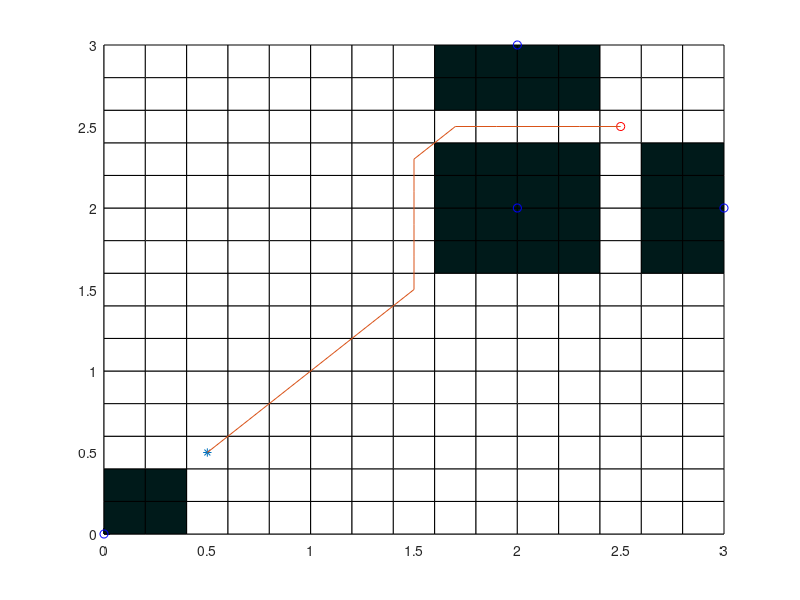

The MATLAB source for this figure:

function [pathPoints,Grids,Close] = AStarFind()
%   feasible solution available
%     obstlist = [0,0;1.5 2;2 1.5;2 3;2 2;3,2]; 
    %   feasible solution not available
    obstlist = [0,0;2 3;2 2;3,2];
    gres = 0.2;
    [minx,miny,obmap] = CalcObstMap(obstlist,gres);
    goal = [2.5,2.5];
    start_i = [3,3];
    col = goal(1);
    row = goal(2);
    col = ceil((col-minx)/gres);
    row = ceil((row-miny)/gres);
    goal_i = [row,col];
    start = (start_i - 0.5)*gres+[minx,miny];
    [Grids, cost,Close] = AStarSearch(start_i,goal_i,obmap);
    pathIndex = goal_i;
    pathPoints = [];
    while any(pathIndex~=start_i)
        pathIndex_n_1 = pathIndex;
        pathPoints(end+1,:) = (pathIndex-0.5)*gres+[minx,miny]; %#ok<AGROW>
        xi = Grids(pathIndex(1),pathIndex(2),1);
        yi = Grids(pathIndex(1),pathIndex(2),2);
        pathIndex = [xi, yi];        
        if (min(pathIndex_n_1 == pathIndex))
            disp('no feasible route available for this map!');
            break
        end
    end
    pathPoints(end+1,:) = (pathIndex-0.5)*gres+[minx,miny];    % #ok<AGROW>
    draw(minx,miny,gres,obmap,start,goal,obstlist,pathPoints);
    disp(['cost is ',num2str(cost)]);
end
function draw(minx,miny,gres,obmap,start,goal,obstlist,pathPoints)
close all
figure
xlim([0 3]);
ylim([0 3]);
    hold on;
    for i = 1:size(obmap,1)
        for j = 1:size(obmap,2)
            if obmap(i,j) == 1
                rectangle('Position',[[minx,miny]+([i,j]-1)*gres,gres,gres],'FaceColor',[0 .1 .1])
            else
                rectangle('Position',[[minx,miny]+([i,j]-1)*gres,gres,gres],'FaceColor',[1  1  1])
            end
        end
    end
    plot(goal(2),goal(1),'ro');
    plot(start(1),start(2),'*');
    for i = 1:size(obstlist,1)
        plot(obstlist(i,2),obstlist(i,1),'bo');
    end
    plot(pathPoints(:,1),pathPoints(:,2));
end
function [minx,miny,obmap] = CalcObstMap(obstlist,gres)
    minx = min(obstlist(:,1));
    maxx = max(obstlist(:,1));
    miny = min(obstlist(:,2));
    maxy = max(obstlist(:,2));
    xwidth = maxx - minx;
    xwidth = ceil(xwidth/gres);
    ywidth = maxy - miny;
    ywidth = ceil(ywidth/gres);
    obmap = zeros(ywidth,xwidth);
    for i = 1:ywidth
        for j = 1:xwidth
            ix = minx+(j-1/2)*gres;
            iy = miny+(i-1/2)*gres;
            [~,D] = knnsearch(obstlist,[ix,iy]);
            if D < 0.5
                obmap(i,j) = 1;
            end
        end
    end
end
function [Grids, cost,Close] = AStarSearch(start,goal,obmap)
    dim = size(obmap);
    % Grids(i,j,1) - x of parent pos; 2 - y of parent pos; 3 - hcost; 4 -
    % gcost
    Grids = zeros(dim(1),dim(2),4);
    for i = 1:dim(1)
        for j = 1:dim(2)
            Grids(i,j,1) = i;
            Grids(i,j,2) = j;
            Grids(i,j,3) = norm(([i,j]-goal));
            Grids(i,j,4) = inf;
        end
    end
    Open = start;
    Grids(start(1),start(2),4) = 0;
    Close = [];
    while ~isempty(Open)
        % get the optimal node wknode from 8 neibour open nodes
        [wknode,Open] = PopOpen(Open,Grids);
        % update: 
        % 1.coordinates for 8 neibour open nodes 
        % 2.gcost for 8 neibour open nodes 
        % 3.parent node for 8 neibour open nodes 
        % 4.close node
        [Grids,Open,Close] = Update(wknode,goal,obmap,Grids,Open,Close);
        Close(end+1,:) = wknode; %#ok<AGROW>
    end
    cost = Grids(goal(1),goal(2),3)+Grids(goal(1),goal(2),4);
    % Grids(goal(1),goal(2),3) always 0, can be deleted
end
function [Grids,Open,Close] = Update(wknode,goal,obmap,Grids,Open,Close)
    dim = size(obmap);
    for i = -1:1
        for j = -1:1
            adjnode = wknode+[i,j];
            row = adjnode(1);
            col = adjnode(2);
            % if the parent node, don't compute gcost
            if i == 0 && j == 0
                continue
            % if out of map scope, don't compute cost
            elseif row < 1 || row > dim(1)
                continue
            elseif col < 1 || col > dim(2)
                continue
            % if blocked by obstacles, don't compute cost    
            elseif obmap(row,col) == 1
                continue
            end
            tcost = Grids(wknode(1),wknode(2),4)+norm([i,j]);
            if Grids(row,col,4) > tcost
                % update parent node for 8 neibour open nodes 
                Grids(row,col,1) = wknode(1);
                Grids(row,col,2) = wknode(2);
                % update gcost for 8 neibour open nodes 
                Grids(row,col,4) = tcost;
                % add adjnode to Open except wknode is goal
                if ~ismember(adjnode,Open,'rows') && ~isequal(adjnode,goal)
                    Open(end+1,:) = adjnode; %#ok<AGROW>
                end
                % if adjnode is in Close remove it (remove detour)
                if isempty(Close)
                    % do nothing
                elseif ismember(adjnode,Close,'rows')
                    [~,rIdx] = ismember(adjnode,Close,'rows');
                    Close(rIdx,:) = [];
                end
            end
        end
    end
end
function [wknode,Open] = PopOpen(Open,Grids)
    mincost = inf;
    minidx = 1;
    for i = 1:size(Open,1)
        node = Open(i,:);
        tcost = Grids(node(1),node(2),3)+Grids(node(1),node(2),4);
        if tcost < mincost
            minidx = i;
            mincost = tcost;
        end
    end
    wknode = Open(minidx,:);
    Open(minidx,:) = [];
end